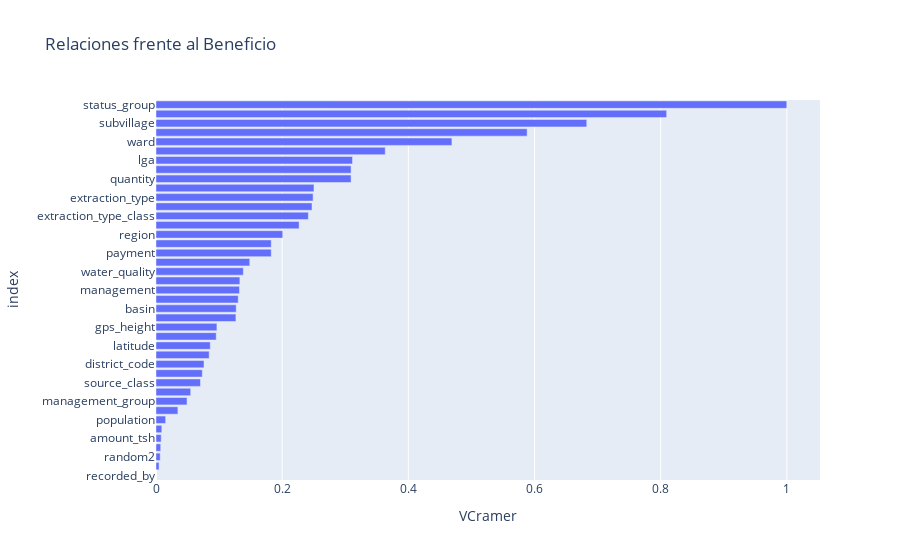

Here is the notebook cell this chart was saved with:
### Code cell
df["random"] = np.random.uniform(0,1, size=df.shape[0])
df["random2"] = np.random.uniform(0,1, size=df.shape[0])
a_sacar = ["date_recorded","funder"]
tablaCramer = pd.DataFrame(df.drop(a_sacar,axis=1).apply(lambda x: jd.cramers_v(x, df.status_group)),columns=['VCramer'])

px.bar(tablaCramer,x=tablaCramer.VCramer,title='Relaciones frente al Beneficio').update_yaxes(categoryorder="total ascending")

### Figure 1 — Plotly figure (JSON) as saved in the notebook; plotly's stock layout.template omitted (floating-point values rounded to 4 significant figures)
{"data": [{"alignmentgroup": "True", "hovertemplate": "VCramer=%{x}<br>index=%{y}<extra></extra>", "legendgroup": "", "marker": {"color": "#636efa", "pattern": {"shape": ""}}, "name": "", "offsetgroup": "", "orientation": "h", "showlegend": false, "textposition": "auto", "type": "bar", "x": [0.009194, 0.008245, 0.09656, 0.3634, 0.09549, 0.08603, 0.8095, 0.007482, 0.1272, 0.6829, 0.2009, 0.0843, 0.07612, 0.3115, 0.4691, 0.01528, 0.07342, null, 0.1304, 0.5883, 0.03469, 0.05499, 0.249, 0.2473, 0.2415, 0.1324, 0.04921, 0.1827, 0.1827, 0.1385, 0.133, 0.3092, 0.3092, 0.1486, 0.1267, 0.07049, 0.2504, 0.2269, 1, 0.004829, 0.006639], "xaxis": "x", "y": ["id", "amount_tsh", "gps_height", "installer", "longitude", "latitude", "wpt_name", "num_private", "basin", "subvillage", "region", "region_code", "district_code", "lga", "ward", "population", "public_meeting", "recorded_by", "scheme_management", "scheme_name", "permit", "construction_year", "extraction_type", "extraction_type_group", "extraction_type_class", "management", "management_group", "payment", "payment_type", "water_quality", "quality_group", "quantity", "quantity_group", "source", "source_type", "source_class", "waterpoint_type", "waterpoint_type_group", "status_group", "random", "random2"], "yaxis": "y"}], "layout": {"barmode": "relative", "legend": {"tracegroupgap": 0}, "title": {"text": "Relaciones frente al Beneficio"}, "xaxis": {"anchor": "y", "domain": [0, 1], "title": {"text": "VCramer"}}, "yaxis": {"anchor": "x", "categoryorder": "total ascending", "domain": [0, 1], "title": {"text": "index"}}}}
